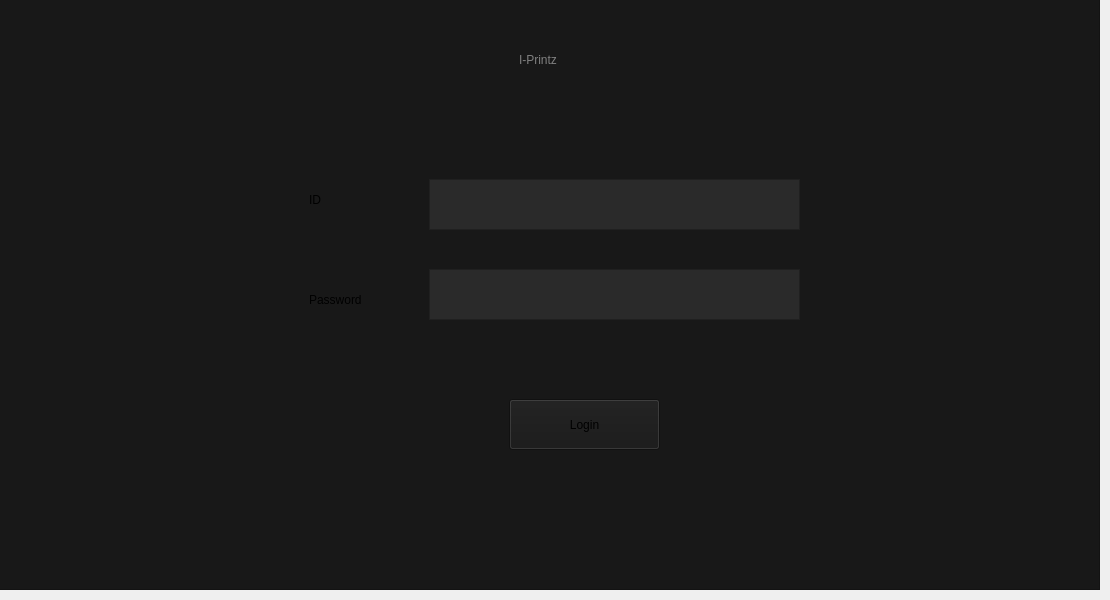
        <widget class="QWidget" name="login_5">
         <widget class="QFrame" name="frame_5">
          <property name="geometry">
           <rect>
            <x>-1</x>
            <y>-1</y>
            <width>1101</width>
            <height>591</height>
           </rect>
          </property>
          <property name="styleSheet">
           <string notr="true">background-color:#181818</string>
          </property>
          <property name="frameShape">
           <enum>QFrame::StyledPanel</enum>
          </property>
          <property name="frameShadow">
           <enum>QFrame::Raised</enum>
          </property>
          <widget class="QTextEdit" name="textEdit_18">
           <property name="geometry">
            <rect>
             <x>430</x>
             <y>180</y>
             <width>371</width>
             <height>51</height>
            </rect>
           </property>
           <property name="styleSheet">
            <string notr="true">background-color:#2a2a2a;</string>
           </property>
          </widget>
          <widget class="QTextEdit" name="textEdit_19">
           <property name="geometry">
            <rect>
             <x>430</x>
             <y>270</y>
             <width>371</width>
             <height>51</height>
            </rect>
           </property>
           <property name="styleSheet">
            <string notr="true">background-color:#2a2a2a;</string>
           </property>
          </widget>
          <widget class="QLabel" name="label_100">
           <property name="geometry">
            <rect>
             <x>310</x>
             <y>180</y>
             <width>111</width>
             <height>41</height>
            </rect>
           </property>
           <property name="styleSheet">
            <string notr="true">font: 75 12pt &quot;MS Shell Dlg 2&quot;;</string>
           </property>
           <property name="text">
            <string>ID</string>
           </property>
          </widget>
          <widget class="QLabel" name="label_101">
           <property name="geometry">
            <rect>
             <x>310</x>
             <y>280</y>
             <width>111</width>
             <height>41</height>
            </rect>
           </property>
           <property name="styleSheet">
            <string notr="true">font: 75 12pt &quot;MS Shell Dlg 2&quot;;</string>
           </property>
           <property name="text">
            <string>Password</string>
           </property>
          </widget>
          <widget class="QLabel" name="label_102">
           <property name="geometry">
            <rect>
             <x>520</x>
             <y>40</y>
             <width>201</width>
             <height>41</height>
            </rect>
           </property>
           <property name="styleSheet">
            <string notr="true">font: 75 18pt &quot;MS Shell Dlg 2&quot;;
color:grey;</string>
           </property>
           <property name="text">
            <string>I-Printz</string>
           </property>
          </widget>
          <widget class="QPushButton" name="pushButton_35">
           <property name="geometry">
            <rect>
             <x>510</x>
             <y>400</y>
             <width>151</width>
             <height>51</height>
            </rect>
           </property>
           <property name="styleSheet">
            <string notr="true">font: 75 11pt &quot;MS Shell Dlg 2&quot;;</string>
           </property>
           <property name="text">
            <string>Login</string>
           </property>
           <property name="icon">
            <iconset>
             <normaloff>icon/log-in.svg</normaloff>icon/log-in.svg</iconset>
           </property>
          </widget>
         </widget>
        </widget>
